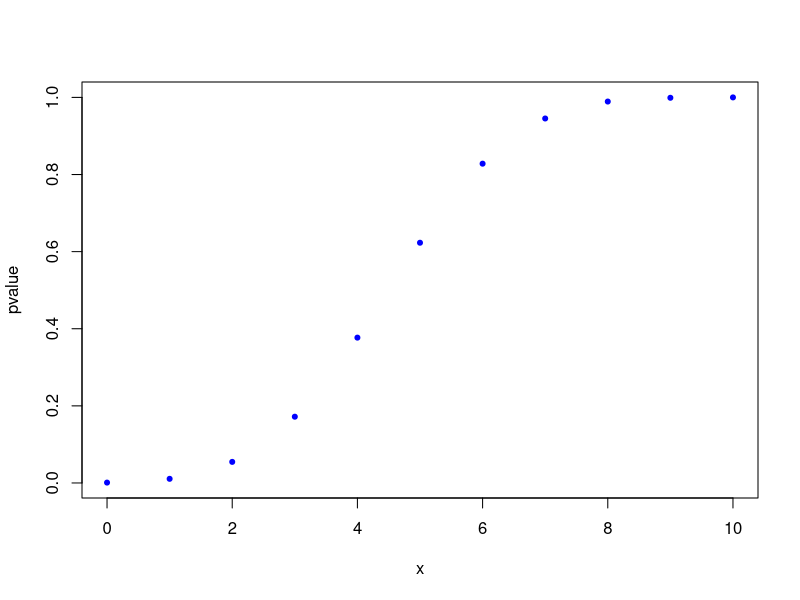
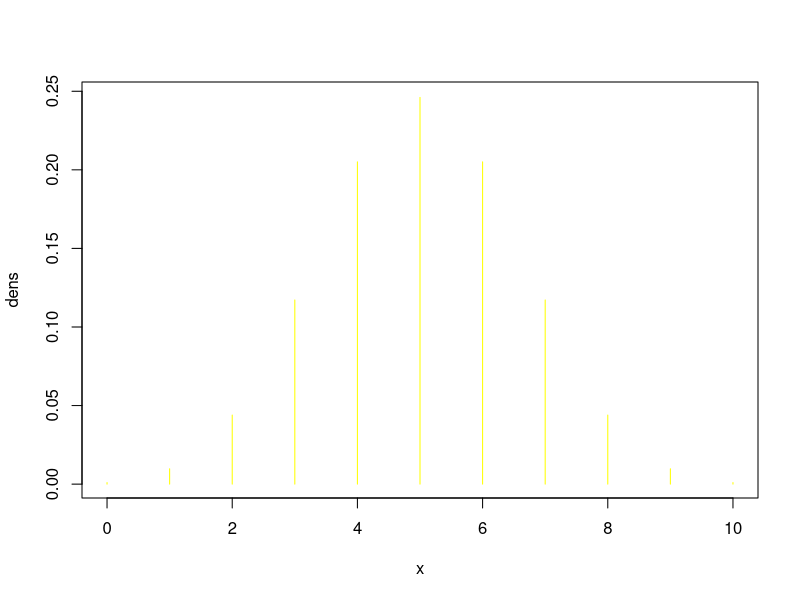
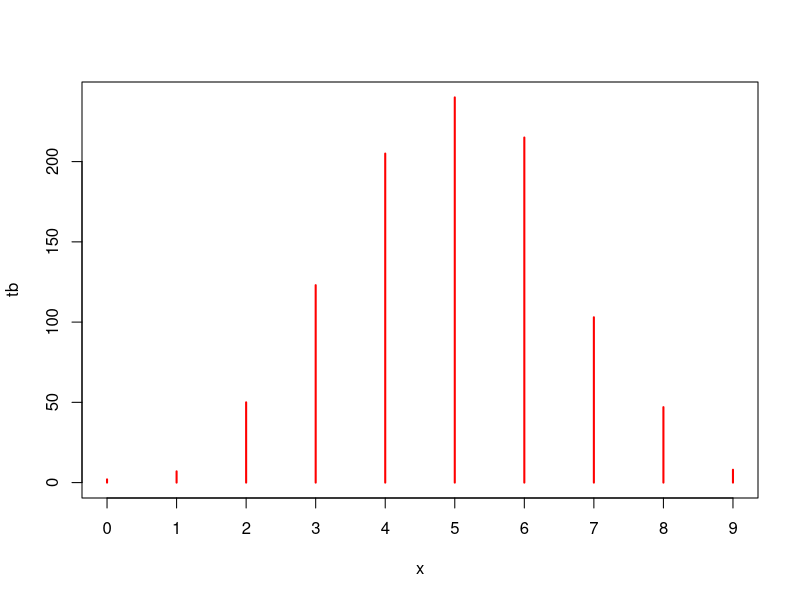

R code for these plots, in order:
#Binomial Distribution
# 1) pbinom(x,n,p)--> return cummulative p-valuee up to x values
x=7
n=10
p=0.5
pvalue=pbinom(x,n,p)
print(pvalue)
# 0.9453125

# 2) x=qbinom(pvalue,n,p)--> for a pvalue, return , x values
n=10
p=0.2
pvalue=0.7
x=qbinom(pvalue,n,p)
print(x)
# 3

# 3) pdens=dbinom(x,n,p)--> gives binomial probability p(x,n,p)
n=10
p=0.5
x=4
pdens=dbinom(x,n,p)
print(pdens)
# 0.2050781

# 4) x=rbinom(1,n,p) retuns a random deviate from p(n,p)
n=10
p=0.02
x=rbinom(1,n,p)
print(x)
# 0

n=10
p=0.5
x=rbinom(1,n,p)
print(x)
# 6

# 5) cummulative distribution
n=10
p=0.5
x=seq(0,10)
pvalue=pbinom(x,n,p)
plot(x,pvalue,pch=20,col="blue")

# 6) binomial probability distribution
x=seq(0,10)
n=10
p=0.5
dens=dbinom(x,n,p)
plot(x,dens,type="h",col="yellow")

# 7)#simulated binomal distribution
n=10
p=0.5
x=rbinom(1000,n,p)
tb=table(x) 
print(tb)

#  1   2   3   4   5   6   7   8   9  10 
# 11  48 109 185 240 211 139  51   5   1 
plot(tb,col='red')

df=data.frame(tb)
#df
